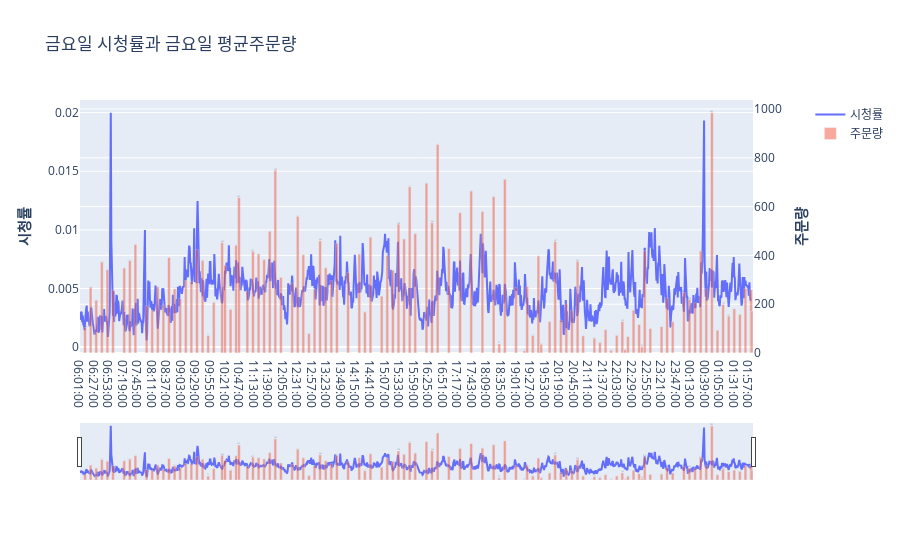

Notebook source saved alongside this figure:
### Code cell
compare_ratings_and_orders_of_the_weekday(4)
